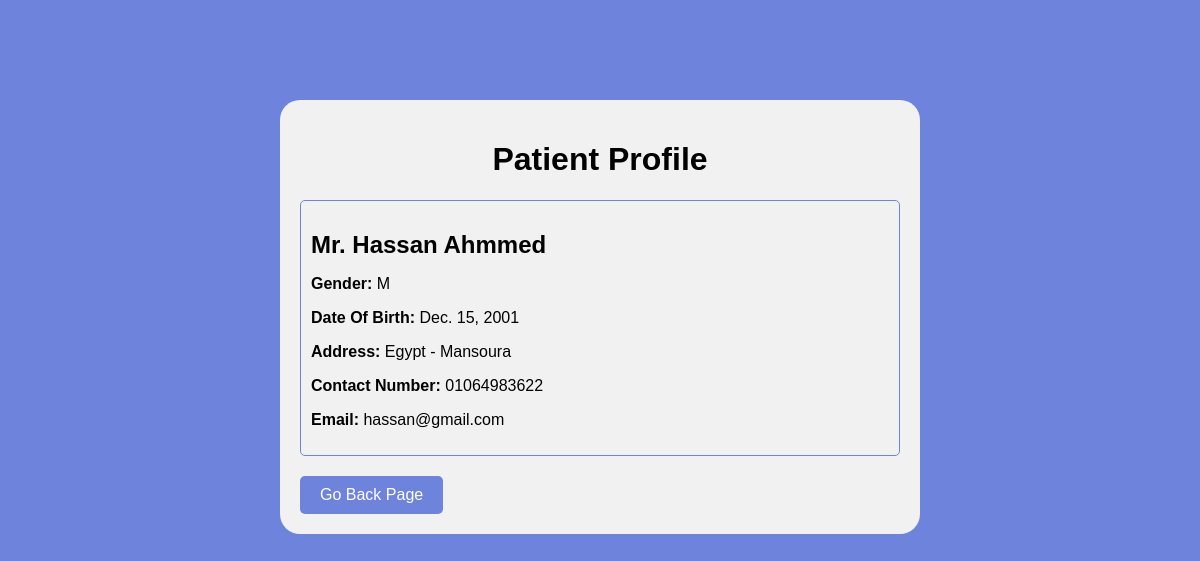
/patients/2, run on the app's committed database.
### hospital_app/models.py (models this page shows, shortened)
class Patient(models.Model):
    FirstName = models.CharField(max_length=100)
    LastName = models.CharField(max_length=100)
    DateOfBirth = models.DateField(default='yy-mm-dd')
    Gender = models.CharField(max_length=3,choices=[('F',"Female"),('M',"Male")],default='M')
    Address = models.TextField()
    ContactNumber = models.CharField(max_length=20)
    Email = models.EmailField()

### hospital_app/views.py (the view)
# urls.py: path('patients/<int:id_patient>', detail_patient),
def detail_patient(request, id_patient):
    data = Patient.objects.get(id = id_patient)
    return render(request, 'detail_patient.html', {'context':data})

### hospital_app/templates/detail_patient.html (shortened to what this page needs)
<!DOCTYPE html>
<html lang="en">
<head>
</head>
<body>
    <div class="profile-container">
        <h1>Patient Profile</h1>
        <div class="doctor-profile">
            <h2>Mr. {{context.FirstName}} {{context.LastName}}</h2>
            <p><strong>Gender:</strong> {{context.Gender}}</p>
            <p><strong>Date Of Birth:</strong> {{context.DateOfBirth}}</p>
            <p><strong>Address:</strong> {{context.Address}}</p>
            <p><strong>Contact Number:</strong> {{context.ContactNumber}}</p>
            <p><strong>Email:</strong> {{context.Email}}</p>
        </div>
        <button class="go-back-btn" onclick="goBack()">Go Back Page</button>
    </div>
</body>
</html>

### hospital_app/templates/detail_patient.html (style rules this page uses)
body { font-family: Arial, sans-serif; margin: 20px; background-color: #6d83dc; }
.profile-container { width: 600px; margin: 100px auto; padding: 20px; background-color: #f1f1f1; border-radius: 20px; }
h1 { text-align: center; }
.doctor-profile { margin-top: 20px; border: 1px solid #6d83dc; padding: 10px; border-radius: 5px; }
h2 { margin-bottom: 10px; }
strong { font-weight: bold; }
.go-back-btn { margin-top: 20px; padding: 10px 20px; background-color: #6d83dc; color: #fff; border: none; border-radius: 5px; cursor: pointer; font-size: 16px; transition: background-color 0.3s ease; }

### data on the page
Patient: FirstName "Hassan", LastName "Ahmmed", Gender "M", DateOfBirth "Dec. 15, 2001", Address "Egypt - Mansoura", ContactNumber "01064983622", Email "hassan@gmail.com"
